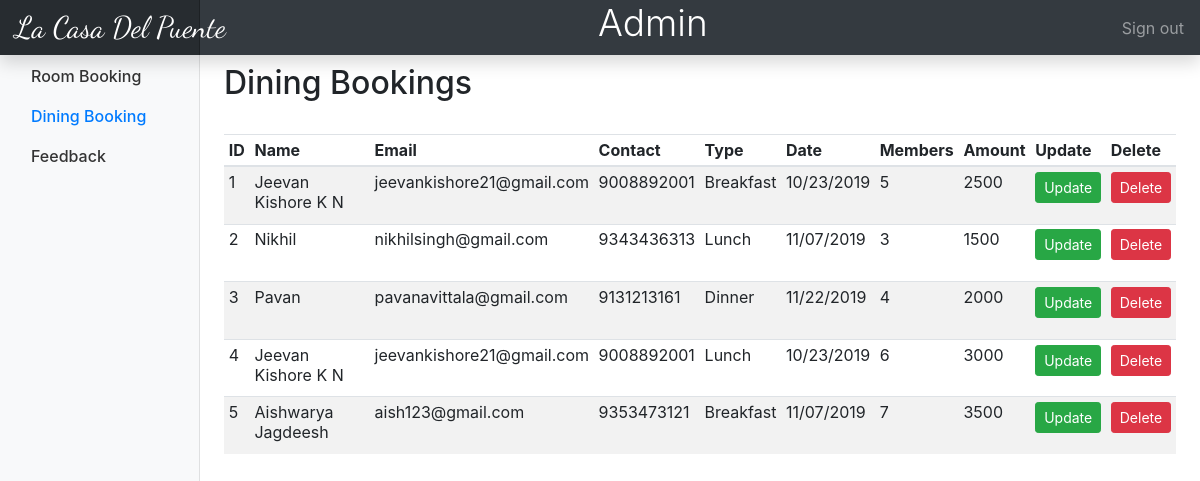
/admindining.php, run on the app's committed database.
### tables this page shows
CREATE TABLE `diningpayment` (
  `paymentID` int(255) NOT NULL,
  `amount` int(255) NOT NULL
);

CREATE TABLE `dining` (
  `id` int(255) NOT NULL,
  `name` varchar(255) NOT NULL,
  `email` varchar(255) NOT NULL,
  `contact` varchar(255) NOT NULL,
  `type` varchar(255) NOT NULL,
  `date` varchar(255) NOT NULL,
  `members` int(255) NOT NULL
);

### admindining.php (the view, shortened to what this page needs)
<?php session_start();
$db=mysqli_connect('localhost','root','','hotelldb') or die('could not connect');
      $query="SELECT * from dining,diningpayment where dining.id=diningpayment.paymentID;";
      $res=mysqli_query($db,$query);
      ?>
<html>
<head>
  <link rel="stylesheet" type="text/css" href="dashboard/dashboard.css">
  <link rel="stylesheet" href="https://stackpath.bootstrapcdn.com/bootstrap/4.3.1/css/bootstrap.min.css">
  <link rel="stylesheet" type="text/css" href="lightbox2-2.11.1/dist/css/lightbox.min.css">
       <link href="assets/css/font-awesome.css" rel="stylesheet">
</head>
<body>
<nav class="navbar navbar-dark fixed-top bg-dark flex-md-nowrap p-0 shadow">
<a class="navbar-brand col-sm-3 col-md-2 mr-0" href="admin.php" style="font-family: 'Dancing Script', cursive; font-size: 30px;">La Casa Del Puente</a>
<h1 class="text-white display-4" style="font-size: 37px;">Admin</h1>
  <ul class="navbar-nav px-3">
    <li class="nav-item text-nowrap">
      <a class="nav-link" href="logout1.php">Sign out</a>
    </li>
  </ul>
</nav>
<div class="container-fluid">
  <div class="row">
    <nav class="col-md-2 d-none d-md-block bg-light sidebar">
      <div class="sidebar-sticky">
        <ul class="nav flex-column">
          <li class="nav-item">
            <a class="nav-link" href="admin.php">
              Room Booking
            </a>
          </li>
          <li class="nav-item">
            <a class="nav-link active" href="admindining.php">
              Dining Booking<span class="sr-only">(current)</span>
            </a>
          </li>
          <li class="nav-item">
            <a class="nav-link" href="adminfeedback.php">
              Feedback
            </a>
          </li>
         </ul>
      </div>
    </nav>
    <main role="main" class="col-md-9 ml-sm-auto col-lg-10 px-4">
      <div class="d-flex justify-content-between flex-wrap flex-md-nowrap align-items-center pt-3 pb-2 mb-3 ">
        <h1 class="h2">Dining Bookings</h1>
      </div>
      <div class="table-responsive">
        <table class="table table-striped table-sm">
          <thead>
            <tr>
              <th>ID</th>
              <th>Name</th>
              <th>Email</th>
              <th>Contact</th>
              <th>Type</th>
              <th>Date</th>
              <th>Members</th>
              <th>Amount</th>
              <th>Update</th>
              <th>Delete</th>
            </tr>
          </thead>
          <tbody>
            <?php while($row=mysqli_fetch_assoc($res)){ ?>
            <tr>
              <td><?php echo $row['id']; ?></td>
              <td><?php echo $row['name']; ?></td>
              <td><?php echo $row['email']; ?></td>
              <td><?php echo $row['contact']; ?></td>
              <td><?php echo $row['type']; ?></td>
              <td><?php echo $row['date']; ?></td>
              <td><?php echo $row['members']; ?></td>
              <td><?php echo $row['amount']; ?></td>
              <td><form action="edit1.php" method="POST">
                <button type="submit" class="btn btn-success btn-sm" name="edit1">Update</a></form>
              </td>
              <td>
              <form action="roomdel.php" method="POST">
              <button type="submit" class="btn btn-danger btn-sm" name="deletedin">Delete</button></form></td>
            </tr>
          <?php } ?>
          </tbody>
        </table>
      </div>
    </main>
  </div>
</div>
</body>
</html>

### dashboard/dashboard.css (style rules this page uses)
body { font-size: .875rem; }
.sidebar { position: fixed; top: 0; bottom: 0; left: 0; z-index: 100; padding: 48px 0 0; box-shadow: inset -1px 0 0 rgba(0, 0, 0, .1); }
.sidebar-sticky { position: relative; top: 0; height: calc(100vh - 48px); padding-top: .5rem; overflow-x: hidden; overflow-y: auto; }
.sidebar .nav-link { font-weight: 500; color: #333; }
.sidebar .nav-link.active { color: #007bff; }
[role="main"] { padding-top: 133px; }
@media (min-width: 768px) { [role="main"] { padding-top: 48px; } }
.navbar-brand { padding-top: .75rem; padding-bottom: .75rem; font-size: 1rem; background-color: rgba(0, 0, 0, .25); box-shadow: inset -1px 0 0 rgba(0, 0, 0, .25); }

### data on the page
diningpayment: paymentID "1", paymentID.name "Jeevan Kishore K N", paymentID.email "jeevankishore21@gmail.com", paymentID.contact "9008892001", paymentID.type "Breakfast", paymentID.date "10/23/2019", paymentID.members "5", amount "2500"
diningpayment: paymentID "2", paymentID.name "Nikhil", paymentID.email "nikhilsingh@gmail.com", paymentID.contact "9343436313", paymentID.type "Lunch", paymentID.date "11/07/2019", paymentID.members "3", amount "1500"
diningpayment: paymentID "3", paymentID.name "Pavan", paymentID.email "pavanavittala@gmail.com", paymentID.contact "9131213161", paymentID.type "Dinner", paymentID.date "11/22/2019", paymentID.members "4", amount "2000"
diningpayment: paymentID "4", paymentID.name "Jeevan Kishore K N", paymentID.email "jeevankishore21@gmail.com", paymentID.contact "9008892001", paymentID.type "Lunch", paymentID.date "10/23/2019", paymentID.members "6", amount "3000"
diningpayment: paymentID "5", paymentID.name "Aishwarya Jagdeesh", paymentID.email "aish123@gmail.com", paymentID.contact "9353473121", paymentID.type "Breakfast", paymentID.date "11/07/2019", paymentID.members "7", amount "3500"
